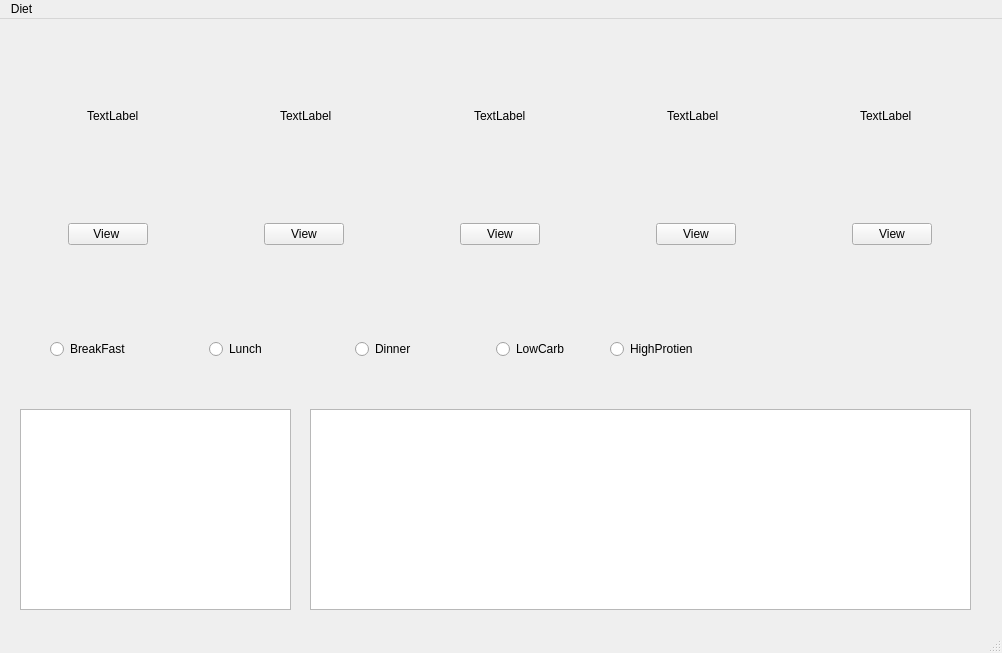
<?xml version="1.0" encoding="UTF-8"?>
<ui version="4.0">
 <class>mealdisplay</class>
 <widget class="QMainWindow" name="mealdisplay">
  <property name="geometry">
   <rect>
    <x>0</x>
    <y>0</y>
    <width>1002</width>
    <height>653</height>
   </rect>
  </property>
  <property name="windowTitle">
   <string>MainWindow</string>
  </property>
  <widget class="QWidget" name="centralwidget">
   <widget class="QWidget" name="horizontalLayoutWidget_3">
    <property name="geometry">
     <rect>
      <x>20</x>
      <y>290</y>
      <width>731</width>
      <height>80</height>
     </rect>
    </property>
    <layout class="QHBoxLayout" name="horizontalLayout_3">
     <item alignment="Qt::AlignHCenter">
      <widget class="QRadioButton" name="BreakFastRadio">
       <property name="text">
        <string>BreakFast</string>
       </property>
      </widget>
     </item>
     <item alignment="Qt::AlignHCenter">
      <widget class="QRadioButton" name="LunchRadio">
       <property name="text">
        <string>Lunch</string>
       </property>
      </widget>
     </item>
     <item alignment="Qt::AlignHCenter">
      <widget class="QRadioButton" name="DinnerRadio">
       <property name="text">
        <string>Dinner</string>
       </property>
      </widget>
     </item>
     <item alignment="Qt::AlignHCenter">
      <widget class="QRadioButton" name="LowCarbRadio">
       <property name="text">
        <string>LowCarb</string>
       </property>
      </widget>
     </item>
     <item>
      <widget class="QRadioButton" name="HighProtienRadio">
       <property name="text">
        <string>HighProtien</string>
       </property>
      </widget>
     </item>
    </layout>
   </widget>
   <widget class="QWidget" name="verticalLayoutWidget">
    <property name="geometry">
     <rect>
      <x>20</x>
      <y>40</y>
      <width>960</width>
      <height>231</height>
     </rect>
    </property>
    <layout class="QVBoxLayout" name="verticalLayout">
     <item>
      <layout class="QHBoxLayout" name="LabelContainer">
       <item alignment="Qt::AlignHCenter">
        <widget class="QLabel" name="label_3">
         <property name="text">
          <string>TextLabel</string>
         </property>
        </widget>
       </item>
       <item alignment="Qt::AlignHCenter">
        <widget class="QLabel" name="label_5">
         <property name="text">
          <string>TextLabel</string>
         </property>
        </widget>
       </item>
       <item alignment="Qt::AlignHCenter">
        <widget class="QLabel" name="label_4">
         <property name="text">
          <string>TextLabel</string>
         </property>
        </widget>
       </item>
       <item alignment="Qt::AlignHCenter">
        <widget class="QLabel" name="label_2">
         <property name="text">
          <string>TextLabel</string>
         </property>
        </widget>
       </item>
       <item alignment="Qt::AlignHCenter">
        <widget class="QLabel" name="label">
         <property name="text">
          <string>TextLabel</string>
         </property>
        </widget>
       </item>
      </layout>
     </item>
     <item>
      <layout class="QHBoxLayout" name="horizontalLayout_2">
       <property name="spacing">
        <number>20</number>
       </property>
       <item alignment="Qt::AlignHCenter">
        <widget class="QPushButton" name="pushButton_3">
         <property name="text">
          <string>View </string>
         </property>
        </widget>
       </item>
       <item alignment="Qt::AlignHCenter">
        <widget class="QPushButton" name="pushButton_4">
         <property name="text">
          <string>View</string>
         </property>
        </widget>
       </item>
       <item alignment="Qt::AlignHCenter">
        <widget class="QPushButton" name="pushButton_2">
         <property name="text">
          <string>View</string>
         </property>
        </widget>
       </item>
       <item alignment="Qt::AlignHCenter">
        <widget class="QPushButton" name="pushButton_5">
         <property name="text">
          <string>View</string>
         </property>
        </widget>
       </item>
       <item alignment="Qt::AlignHCenter|Qt::AlignVCenter">
        <widget class="QPushButton" name="pushButton">
         <property name="text">
          <string>View</string>
         </property>
        </widget>
       </item>
      </layout>
     </item>
    </layout>
   </widget>
   <widget class="QTextBrowser" name="textBrowser">
    <property name="geometry">
     <rect>
      <x>20</x>
      <y>390</y>
      <width>271</width>
      <height>201</height>
     </rect>
    </property>
   </widget>
   <widget class="QTextBrowser" name="textBrowser_2">
    <property name="geometry">
     <rect>
      <x>310</x>
      <y>390</y>
      <width>661</width>
      <height>201</height>
     </rect>
    </property>
   </widget>
   <widget class="QLabel" name="label_6">
    <property name="geometry">
     <rect>
      <x>780</x>
      <y>300</y>
      <width>181</width>
      <height>61</height>
     </rect>
    </property>
    <property name="text">
     <string/>
    </property>
   </widget>
  </widget>
  <widget class="QMenuBar" name="menubar">
   <property name="geometry">
    <rect>
     <x>0</x>
     <y>0</y>
     <width>1002</width>
     <height>25</height>
    </rect>
   </property>
   <widget class="QMenu" name="menuDiet">
    <property name="title">
     <string>Diet</string>
    </property>
    <addaction name="actionNone"/>
    <addaction name="actionVegan"/>
    <addaction name="actionPescatarian"/>
    <addaction name="actionDairyFree"/>
    <addaction name="actionGlutan"/>
   </widget>
   <addaction name="menuDiet"/>
  </widget>
  <widget class="QStatusBar" name="statusbar"/>
  <action name="actionNone">
   <property name="text">
    <string>None</string>
   </property>
  </action>
  <action name="actionVegan">
   <property name="text">
    <string>Vegan</string>
   </property>
  </action>
  <action name="actionPescatarian">
   <property name="text">
    <string>Pescatarian</string>
   </property>
  </action>
  <action name="actionDairyFree">
   <property name="text">
    <string>DairyFree</string>
   </property>
  </action>
  <action name="actionGlutan">
   <property name="text">
    <string>Glutan</string>
   </property>
  </action>
 </widget>
 <resources/>
 <connections/>
</ui>
